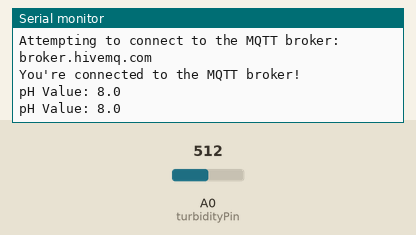
Bench run of a sketch on a simulated ESP8266 (NodeMCU). Shown: the last lines printed to the serial monitor. The test bench sets the inputs (shaded band); at power-on: A0 (turbidityPin) = 512. WiFi joins after 1.5 s; servers stay silent unless stated; no MQTT or app messages arrive unless stated.

Above: at 6.2 s.
6.3 s: A0 (turbidityPin) set to 716
At 7.4 s:
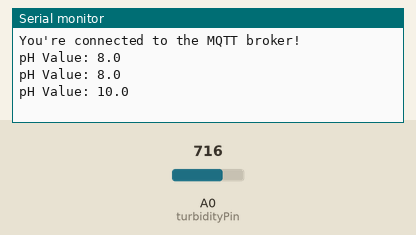
7.8 s: A0 (turbidityPin) set to 900
At 8.9 s:
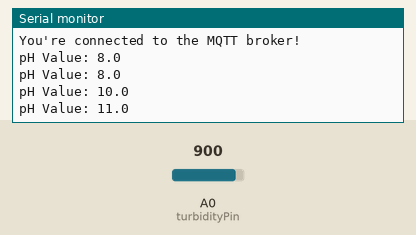
Timing chart, 0 to 10.8 s (numbered marks = the images above; inputs shaded):
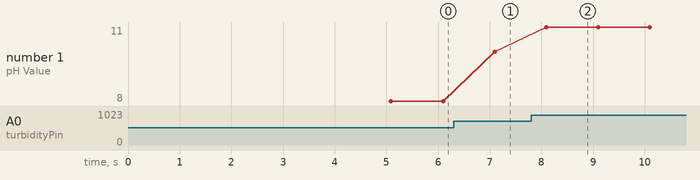

The sketch:

ph.integrated.ino
```cpp
#include <ArduinoMqttClient.h>
#if defined(ARDUINO_SAMD_MKRWIFI1010) || defined(ARDUINO_SAMD_NANO_33_IOT) || defined(ARDUINO_AVR_UNO_WIFI_REV2)
#include <WiFiNINA.h>
#elif defined(ARDUINO_SAMD_MKR1000)
#include <WiFi101.h>
#elif defined(ARDUINO_ARCH_ESP8266)
#include <ESP8266WiFi.h>
#elif defined(ARDUINO_PORTENTA_H7_M7) || defined(ARDUINO_NICLA_VISION) || defined(ARDUINO_ARCH_ESP32) || defined(ARDUINO_GIGA)
#include <WiFi.h>
#endif

//#include "arduino_secrets.h"
///////please enter your sensitive data in the Secret tab/arduino_secrets.h
char ssid[] = "Oneplus Nord 2T";  // your network SSID (name)
char pass[] = "45674567";  // your network password (use for WPA, or use as key for WEP)

WiFiClient wifiClient;
MqttClient mqttClient(wifiClient);

const char broker[] = "broker.hivemq.com";
int port = 1883;
const char topic[] = "PhValuezzz";

const long interval = 1000;
unsigned long previousMillis = 0;

const int turbidityPin = A0;  // Change this to the appropriate pin
float pHValue, sensorValue = 0;

void setup() {
  //Initialize serial and wait for port to open:
  Serial.begin(9600);
  while (!Serial) {
    ;  // wait for serial port to connect. Needed for native USB port only
  }

  // attempt to connect to WiFi network:
  Serial.print("Attempting to connect to WPA SSID: ");
  Serial.println(ssid);
  while (WiFi.begin(ssid, pass) != WL_CONNECTED) {
    // failed, retry
    Serial.print(".");
    delay(5000);
  }

  Serial.println("You're connected to the network");
  Serial.println();

  // You can provide a unique client ID, if not set the library uses Arduino-millis()
  // Each client must have a unique client ID
  // mqttClient.setId("clientId");

  // You can provide a username and password for authentication
  // mqttClient.setUsernamePassword("username", "password");

  Serial.print("Attempting to connect to the MQTT broker: ");
  Serial.println(broker);

  if (!mqttClient.connect(broker, port)) {
    Serial.print("MQTT connection failed! Error code = ");
    Serial.println(mqttClient.connectError());

    while (1)
      ;
  }

  Serial.println("You're connected to the MQTT broker!");
  Serial.println();
}

void loop() {
  // call poll() regularly to allow the library to send MQTT keep alives which
  // avoids being disconnected by the broker
  mqttClient.poll();

  // to avoid having delays in loop, we'll use the strategy from BlinkWithoutDelay
  // see: File -> Examples -> 02.Digital -> BlinkWithoutDelay for more info
  unsigned long currentMillis = millis();

  if (currentMillis - previousMillis >= interval) {
    // save the last time a message was sent
    previousMillis = currentMillis;

    int turbidityValue = analogRead(turbidityPin);

    // Map the analog reading to a pH value using a linear mapping
    // Adjust the values in the map function as needed for your specific sensor
    pHValue = map(turbidityValue, 0, 1023, 4, 12);

    // Print the pH value to the serial monitor
    Serial.print("pH Value: ");
    Serial.println(pHValue, 1);  // Print with one decimal place

    // send message, the Print interface can be used to set the message contents
    mqttClient.beginMessage(topic);
    mqttClient.print(pHValue);
    mqttClient.endMessage();

    Serial.println();

  }

  delay(1000);
}
```

Measured:
- after the input at 6.3 s, the serial monitor: prints a new line after 0.80 s (image 1)
- after the input at 7.8 s, the serial monitor: prints a new line after 0.30 s (image 2)
- plotted number 1: 8 → 10 after the input at 6.3 s, 10 → 11 after the input at 7.8 s
